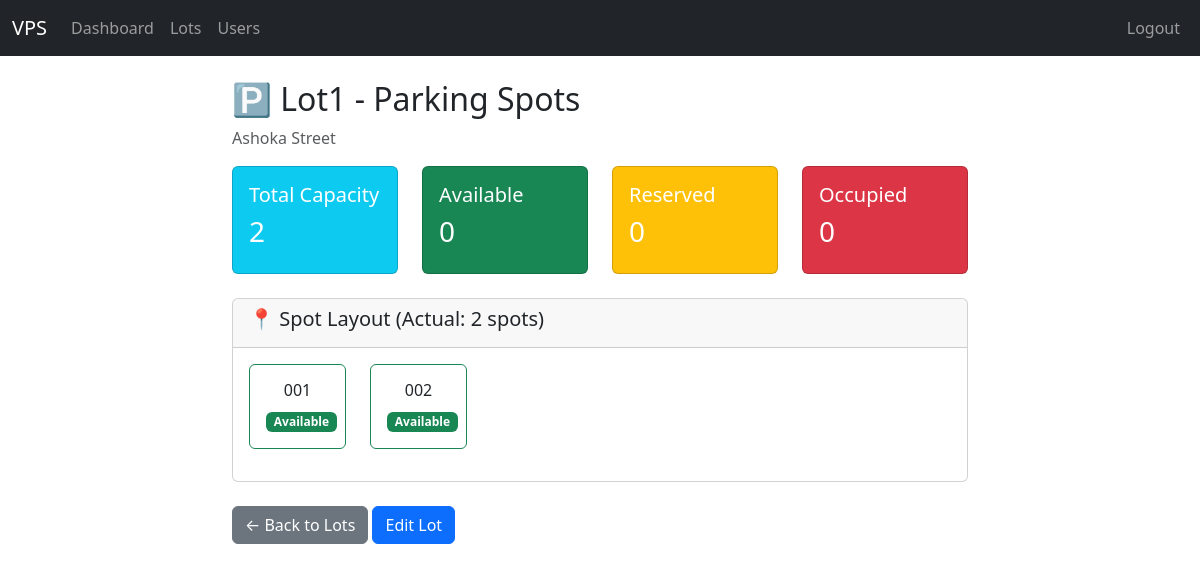
Before: /admin/lots/1/spots (signed in) with the older database file.
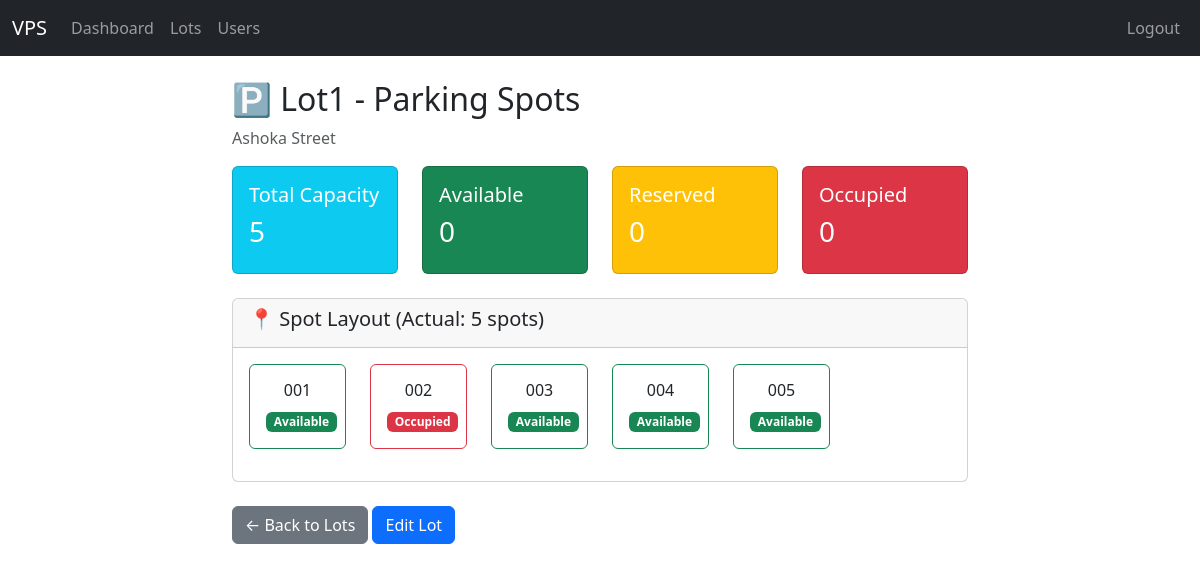
After: the same page with the newer database file.
### models/models.py (models this page shows, shortened)
class ParkingLot(Base):
    __tablename__ = "parking_lots"
    id = Column(Integer, primary_key=True)
    name = Column(String, nullable=False)
    address_line_1 = Column(String, nullable=False)
    address_line_2 = Column(String)
    address_line_3 = Column(String)
    pin_code = Column(String(10), nullable=False)
    price_per_hour = Column(Numeric(10, 2), nullable=False)
    number_of_spots = Column(Integer, nullable=False)
    spots = relationship(
        "ParkingSpot", back_populates="parking_lot", cascade="all, delete-orphan"
    )

class ParkingSpot(Base):
    __tablename__ = "parking_spots"
    id = Column(Integer, primary_key=True)
    spot_number = Column(String, nullable=False)
    status = Column(PgEnum(SpotStatus), default=SpotStatus.AVAILABLE, nullable=False)
    parking_lot_id = Column(Integer, ForeignKey("parking_lots.id"), nullable=False)
    parking_lot = relationship("ParkingLot", back_populates="spots")
    reservations = relationship(
        "Reservation", back_populates="parking_spot", cascade="all, delete-orphan"
    )

### app.py (the view)
@app.route("/admin/lots/<int:lot_id>/spots")
@login_required
@role_required("admin")
def lot_spots(lot_id):
    with SessionLocal() as db:
        lot = db.get(ParkingLot, lot_id)
        if not lot:
            flash("Parking facility not found.")
            return redirect(url_for("list_lots"))
        all_spots = (
            db.query(ParkingSpot)
            .filter_by(parking_lot_id=lot.id)
            .order_by(ParkingSpot.spot_number)
            .options(selectinload(ParkingSpot.reservations))
            .all()
        )
        return render_template("admin/spots.html",
                             lot=lot,
                             spots=all_spots,
                             SpotStatus=SpotStatus)

### app.py (called while the page is built)
def login_required(view_function):
    @wraps(view_function)
    def authentication_wrapper(*args, **kwargs):
        if "user_id" not in session:
            flash("Authentication required. Please log in to continue.")
            return redirect(url_for("login"))
        return view_function(*args, **kwargs)
    return authentication_wrapper

def role_required(required_role):
    def role_decorator(view_function):
        @wraps(view_function)
        def role_wrapper(*args, **kwargs):
            if session.get("role") != required_role:
                flash("Access denied. Insufficient privileges.")
                return redirect(url_for("login"))
            return view_function(*args, **kwargs)
        return role_wrapper
    return role_decorator

### templates/admin/spots.html (shortened to what this page needs)
{% extends "base.html" %}
{% block content %}
<div class="container-fluid">
    <div class="row">
        <div class="col-12">
            <h2>🅿️ {{ lot.name }} - Parking Spots</h2>
            <p class="text-muted">{{ lot.address_line_1 }}</p>
        </div>
    </div>
    <div class="row mb-4">
        <div class="col-12 col-md-3 mb-3 mb-md-0">
            <div class="card bg-info text-white">
                <div class="card-body">
                    <h5>Total Capacity</h5>
                    <h3>{{ lot.number_of_spots }}</h3>
                </div>
            </div>
        </div>
        <div class="col-12 col-md-3 mb-3 mb-md-0">
            <div class="card bg-success text-white">
                <div class="card-body">
                    <h5>Available</h5>
                    <h3>
                        {% set available_count = 0 %}
                        {% for spot in spots %}
                            {% if spot.status == SpotStatus.AVAILABLE %}
                                {% set available_count = available_count + 1 %}
                            {% endif %}
                        {% endfor %}
                        {{ available_count }}
                    </h3>
                </div>
            </div>
        </div>
        <div class="col-12 col-md-3 mb-3 mb-md-0">
            <div class="card bg-warning text-white">
                <div class="card-body">
                    <h5>Reserved</h5>
                    <h3>
                        {% set reserved_count = 0 %}
                        {% for spot in spots %}
                            {% if spot.status == SpotStatus.RESERVED %}
                                {% set reserved_count = reserved_count + 1 %}
                            {% endif %}
                        {% endfor %}
                        {{ reserved_count }}
                    </h3>
                </div>
            </div>
        </div>
        <div class="col-12 col-md-3 mb-3 mb-md-0">
            <div class="card bg-danger text-white">
                <div class="card-body">
                    <h5>Occupied</h5>
                    <h3>
                        {% set occupied_count = 0 %}
                        {% for spot in spots %}
                            {% if spot.status == SpotStatus.OCCUPIED %}
                                {% set occupied_count = occupied_count + 1 %}
                            {% endif %}
                        {% endfor %}
                        {{ occupied_count }}
                    </h3>
                </div>
            </div>
        </div>
    </div>
    <div class="row">
        <div class="col-12">
            <div class="card">
                <div class="card-header">
                    <h5>📍 Spot Layout (Actual: {{ spots|length }} spots)</h5>
                </div>
                <div class="card-body">
                    <div class="row">
                        {% for spot in spots %}
                        <div class="col-12 col-sm-6 col-md-4 col-lg-3 col-xl-2 mb-3">
                            <div class="card h-100 border-{% if spot.status == SpotStatus.AVAILABLE %}success{% elif spot.status == SpotStatus.RESERVED %}warning{% else %}danger{% endif %}">
                                <div class="card-body text-center">
                                    <h6 class="card-title">{{ spot.spot_number }}</h6>
                                    <span class="badge bg-{% if spot.status == SpotStatus.AVAILABLE %}success{% elif spot.status == SpotStatus.RESERVED %}warning{% else %}danger{% endif %}">
                                        {{ spot.status.value|title }}
                                    </span>
                                </div>
                            </div>
                        </div>
                        {% endfor %}
                    </div>
                </div>
            </div>
        </div>
    </div>
    <div class="row mt-4">
        <div class="col-12">
            <a href="{{ url_for('list_lots') }}" class="btn btn-secondary">
                ← Back to Lots
            </a>
            <a href="{{ url_for('edit_lot', lot_id=lot.id) }}" class="btn btn-primary">
                Edit Lot
            </a>
        </div>
    </div>
</div>
{% endblock %}

### templates/base.html (shortened to what this page needs)
<!DOCTYPE html>
<html lang="en">
<head>
  <link href="https://cdn.jsdelivr.net/npm/bootstrap@5.3.2/dist/css/bootstrap.min.css" rel="stylesheet">
</head>
<body>
  <nav class="navbar navbar-expand-lg navbar-dark bg-dark mb-4">
    <div class="container-fluid">
      <a class="navbar-brand" href="#">VPS</a>
      <div class="collapse navbar-collapse" id="navbarNav">
        <ul class="navbar-nav me-auto">
          {% if session.get('role')=='admin' %}
            <li class="nav-item"><a class="nav-link" href="/admin">Dashboard</a></li>
            <li class="nav-item"><a class="nav-link" href="/admin/lots">Lots</a></li>
            <li class="nav-item"><a class="nav-link" href="/admin/users">Users</a></li>
          {% elif session.get('role')=='user' %}
            <li class="nav-item"><a class="nav-link" href="/dashboard">Dashboard</a></li>
          {% endif %}
        </ul>
        <ul class="navbar-nav">
          {% if session.get('user_id') %}
            <li class="nav-item"><a class="nav-link" href="/logout">Logout</a></li>
          {% endif %}
        </ul>
      </div>
    </div>
  </nav>
  <div class="container-fluid px-2 px-md-4">
    <div class="row justify-content-center">
      <div class="col-12 col-md-10 col-lg-8">
        {% block content %}{% endblock %}
      </div>
    </div>
  </div>
</body>
</html>

### templates/base.html (style rules this page uses)
.card, form { max-width: 100%; }

Changed rows visible on the page:
changed ParkingLot "Lot1": number_of_spots "2" → "5"
changed ParkingSpot: status "AVAILABLE" → "OCCUPIED" (drawn); status.value "Available" → "Occupied"
added ParkingSpot: spot_number "003", status.value "Available"
added ParkingSpot: spot_number "004", status.value "Available"
added ParkingSpot: spot_number "005", status.value "Available"
Other visible differences:
{{ spots|length }}: "2" → "5"
